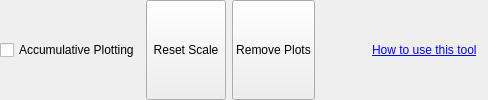
        <widget class="QFrame" name="frame">
         <property name="frameShape">
          <enum>QFrame::NoFrame</enum>
         </property>
         <property name="frameShadow">
          <enum>QFrame::Plain</enum>
         </property>
         <layout class="QHBoxLayout" name="horizontalLayout_2">
          <property name="leftMargin">
           <number>0</number>
          </property>
          <property name="topMargin">
           <number>0</number>
          </property>
          <property name="bottomMargin">
           <number>0</number>
          </property>
          <item>
           <widget class="QCheckBox" name="CheckPlotAcc">
            <property name="sizePolicy">
             <sizepolicy hsizetype="Preferred" vsizetype="Preferred">
              <horstretch>0</horstretch>
              <verstretch>0</verstretch>
             </sizepolicy>
            </property>
            <property name="whatsThis">
             <string>&lt;html&gt;&lt;head/&gt;&lt;body&gt;&lt;p&gt;Draw plots on top of each other. This may cause your computer to become slower if too many spectra are displayed. Use &amp;quot;Reset Plot&amp;quot; occasionally.&lt;/p&gt;&lt;/body&gt;&lt;/html&gt;</string>
            </property>
            <property name="text">
             <string>Accumulative Plotting</string>
            </property>
            <property name="shortcut">
             <string>Ctrl+A</string>
            </property>
           </widget>
          </item>
          <item>
           <widget class="QPushButton" name="cmdResetScale">
            <property name="sizePolicy">
             <sizepolicy hsizetype="Preferred" vsizetype="Preferred">
              <horstretch>0</horstretch>
              <verstretch>0</verstretch>
             </sizepolicy>
            </property>
            <property name="text">
             <string>Reset Scale</string>
            </property>
            <property name="shortcut">
             <string>Home</string>
            </property>
           </widget>
          </item>
          <item>
           <widget class="QPushButton" name="pushClearPlot">
            <property name="sizePolicy">
             <sizepolicy hsizetype="Preferred" vsizetype="Preferred">
              <horstretch>0</horstretch>
              <verstretch>0</verstretch>
             </sizepolicy>
            </property>
            <property name="whatsThis">
             <string>&lt;html&gt;&lt;head/&gt;&lt;body&gt;&lt;p&gt;Remove all plots from the current view&lt;/p&gt;&lt;/body&gt;&lt;/html&gt;</string>
            </property>
            <property name="text">
             <string>Remove Plots</string>
            </property>
            <property name="shortcut">
             <string>Ctrl+Del</string>
            </property>
            <property name="autoDefault">
             <bool>false</bool>
            </property>
           </widget>
          </item>
          <item>
           <widget class="QLabel" name="lblFake">
            <property name="sizePolicy">
             <sizepolicy hsizetype="Fixed" vsizetype="Fixed">
              <horstretch>0</horstretch>
              <verstretch>0</verstretch>
             </sizepolicy>
            </property>
            <property name="minimumSize">
             <size>
              <width>5</width>
              <height>0</height>
             </size>
            </property>
            <property name="maximumSize">
             <size>
              <width>5</width>
              <height>16777215</height>
             </size>
            </property>
            <property name="text">
             <string/>
            </property>
           </widget>
          </item>
          <item>
           <spacer name="horizontalSpacer">
            <property name="orientation">
             <enum>Qt::Horizontal</enum>
            </property>
            <property name="sizeHint" stdset="0">
             <size>
              <width>40</width>
              <height>20</height>
             </size>
            </property>
           </spacer>
          </item>
          <item>
           <widget class="QLabel" name="label_7">
            <property name="text">
             <string>&lt;html&gt;&lt;head/&gt;&lt;body&gt;&lt;p&gt;&lt;a href=&quot;https://enmap-box-lmu-vegetation-apps.readthedocs.io/en/latest/apps/IVVRM.html&quot;&gt;&lt;span style=&quot; text-decoration: underline; color:#0000ff;&quot;&gt;How to use this tool&lt;/span&gt;&lt;/a&gt;&lt;/p&gt;&lt;/body&gt;&lt;/html&gt;</string>
            </property>
            <property name="openExternalLinks">
             <bool>true</bool>
            </property>
           </widget>
          </item>
         </layout>
        </widget>
